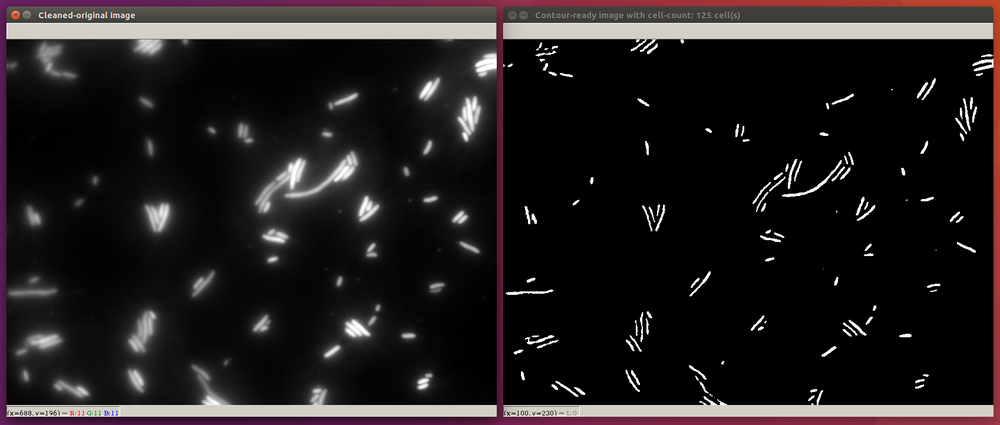
#> input picture example_cellcount.png, 1000 x 425 px, shrunk from 1697 x 722 before the run
$ python cell_count.py --image example_cellcount.png
#> lines starting #> are read from the running program, lines starting #| are printed output that depends on the picture; after the words box and inside, x2 and y2 are one past the last pixel; in counts of white or black regions, pixels touching at a corner belong together
################################################
#### Counting Minicells from the GFP images ####
####### Author: Abhay Koushik, CRI Paris #######
######## iGEM Paris Bettencourt 2021 ###########
################################################

# library imports
import numpy as np
import argparse
import cv2
import matplotlib.pyplot as plt
import os

# Argument parser
ap = argparse.ArgumentParser()
ap.add_argument("-i", "--image", type=str, required=True, help="path to input image")
args = vars(ap.parse_args())

img = cv2.imread(args["image"])
#> img is the input picture: shape (425, 1000, 3); mean B, G, R 31.5, 30.9, 35.2

# removing pixel-length borders to clean the images
img = img[2:-2,2:-2]
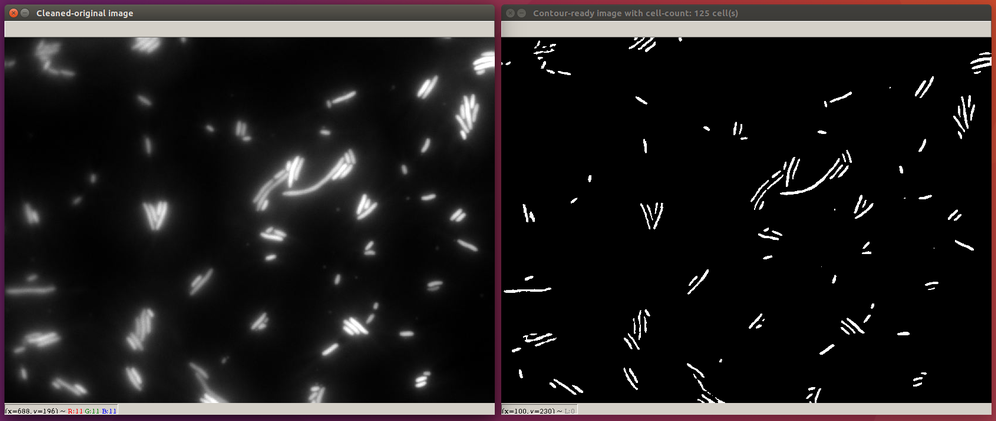
#> img: shape (421, 996, 3); mean B, G, R 31.1, 30.7, 34
cv2.imshow('Cleaned-original image', img)

# subsampling from image for test
# img = img[:300,:300]

# Grayscaling
gray = cv2.cvtColor(img, cv2.COLOR_BGR2GRAY)
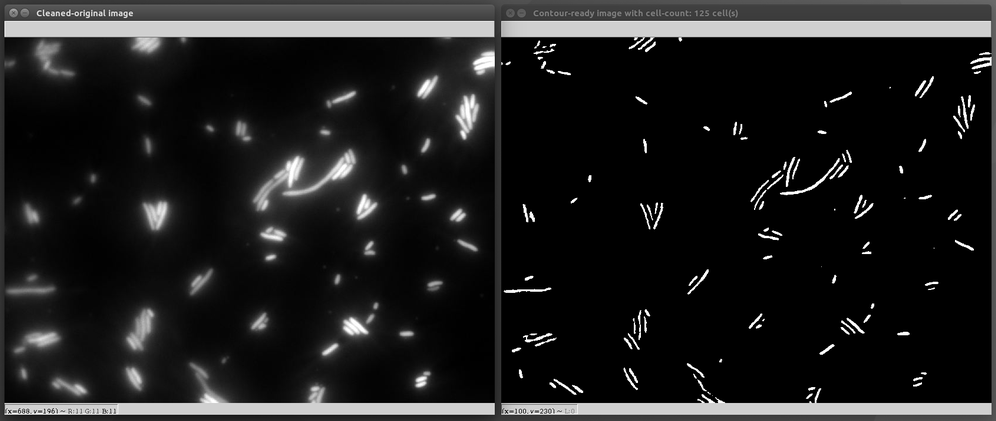
#> gray: shape (421, 996); min 0, max 255, mean 31.7
# cv2.imshow('gray', gray)

# Sharpening
sharpen_kernel1 = np.array([[-1,-1,-1],[-1,9,-1],[-1,-1,-1]])
sharpen_kernel2 = np.array([[-1,-1,-1,-1,-1],[-1,-1,-1,-1,-1],[-1,-1,25,-1,-1],[-1,-1,-1,-1,-1],[-1,-1,-1,-1,-1]])
sharpen_kernel3 = np.array([[-1,-1,-1,-1,-1,-1,-1],[-1,-1,-1,-1,-1,-1,-1],[-1,-1,-1,-1,-1,-1,-1],[-1,-1,-1,49,-1,-1,-1],[-1,-1,-1,-1,-1,-1,-1],[-1,-1,-1,-1,-1,-1,-1],[-1,-1,-1,-1,-1,-1,-1]])
sharpen = cv2.filter2D(gray, -1, sharpen_kernel3)
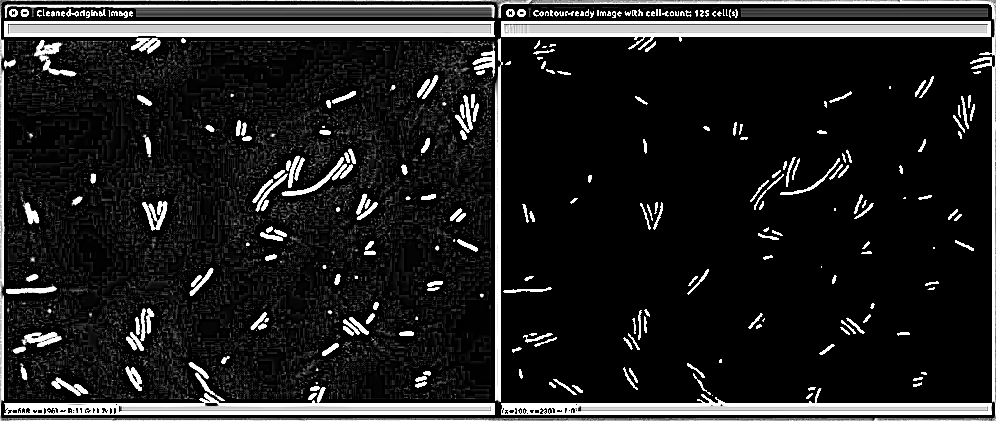
#> sharpen: shape (421, 996); min 0, max 255, mean 35
# cv2.imshow('sharpen', sharpen)

# Thresholding Level 1
(T, thresh1) = cv2.threshold(sharpen, 160, 255, cv2.THRESH_BINARY)  # thesholds based on available images
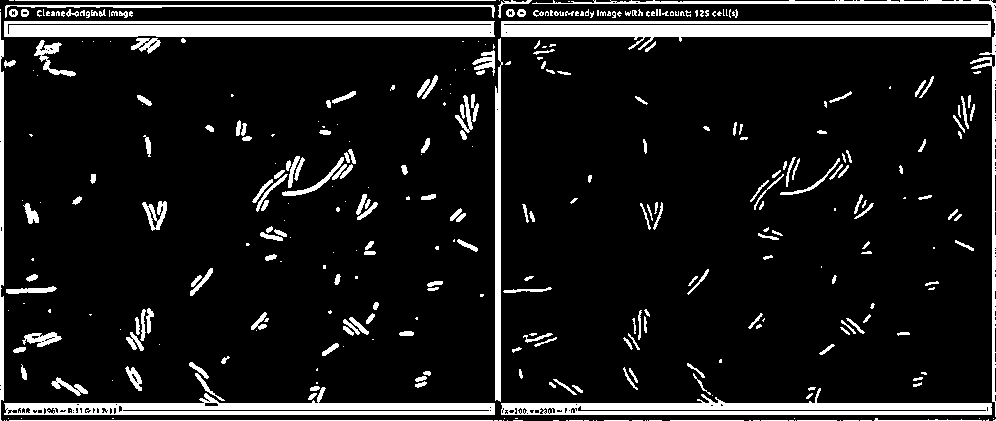
#> thresh1: shape (421, 996); 11.4% white; 366 white regions (158 under 20 px), largest, box (x1, y1, x2, y2) and area: (501, 21, 991, 50) 7465, (4, 21, 495, 37) 7332, (501, 388, 992, 415) 5407
#cv2.imshow("Threshold Binary 1", thresh1)

# Gaussian Blur
blur = cv2.GaussianBlur(thresh1,(5,5),cv2.BORDER_DEFAULT)
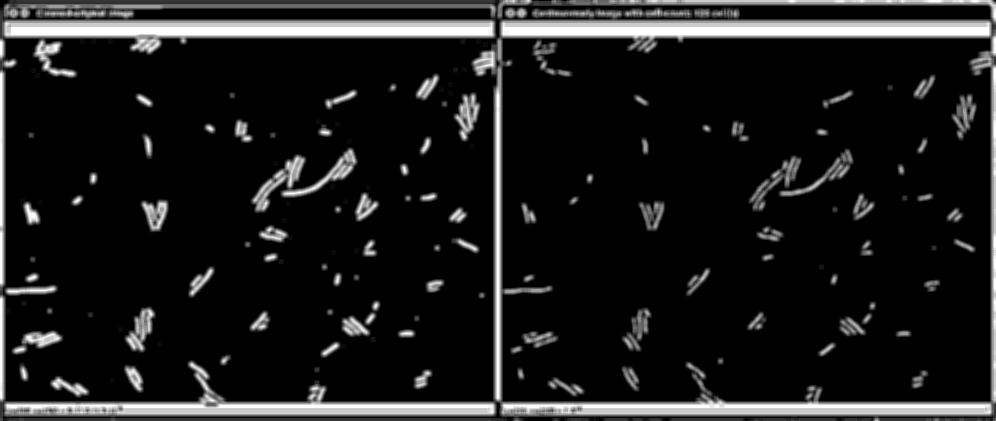
#> blur: shape (421, 996); min 0, max 255, mean 28.9
#cv2.imshow("Gaussian Blur", blur)

# Thresholding Level 2
(T, thresh2) = cv2.threshold(blur, 200, 255, cv2.THRESH_BINARY)
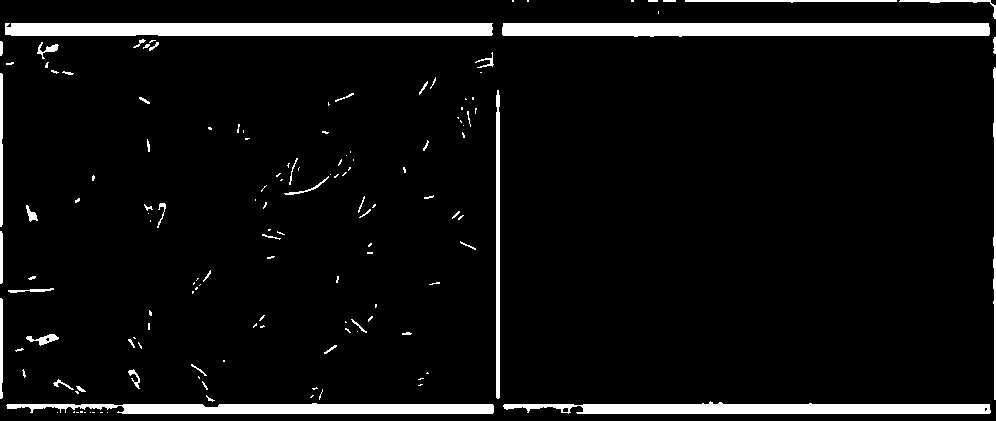
#> thresh2: shape (421, 996); 6.5% white; 142 white regions (92 under 20 px)

# Contour mapping and counting
contours, hier = cv2.findContours(thresh2, cv2.RETR_EXTERNAL,cv2.CHAIN_APPROX_NONE)
#> contours = 142 contours, 116 with area under 20; largest, box (x1, y1, x2, y2) and area: (502, 23, 990, 37) 5847, (5, 23, 493, 36) 5796, (503, 401, 991, 414) 3975, (6, 403, 494, 414) 3656, (496, 90, 500, 399) 904
count = len(contours)
#> count = 142
cv2.imshow("Contour-ready image with cell-count: "+str(count) +" cell(s)", thresh2)

# cv2.drawContours(thresh, contours, -1, (0,255,0), 3)
cv2.waitKey(0)
cv2.destroyAllWindows()
print("The number of cells in Fluorescent(GFP) image " + str(args["image"]).split("/")[-1] + " is ")
print(count)
#| 142
